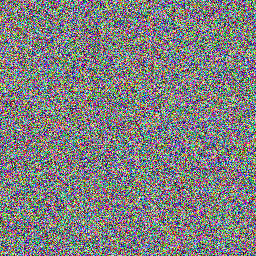
#> input picture data/defect_images/sample_00.png, 256 x 256 px; its folder holds only this picture in this run
$ jupyter execute 02_image_preprocessing.ipynb   (older library calls are emulated)
#> lines starting #> are read from the running program, lines starting #| are printed output that depends on the picture
# 🖼️ 이미지 전처리 (Image Preprocessing)

> **학습 목표**: 딥러닝 모델 학습을 위한 이미지 전처리 기법을 습득합니다.

---

## 📋 학습 내용

1. ✅ 이미지 로드 및 기본 정보 확인
2. ✅ 크기 조정 (Resize, Crop)
3. ✅ 정규화 (Normalization) - [0,1] 범위
4. ✅ 데이터 증강 (Augmentation) - 회전, 반전, 밝기
5. ✅ 노이즈 제거 (Gaussian, Median Filter)
6. ✅ Edge Detection (Canny, Sobel)

**소요 시간**: 약 35분
**난이도**: ⭐⭐ (중급)
**사전 지식**: Python 기초, 이미지 개념

---

## 🔧 Step 1: 라이브러리 Import

[cell 1]
# 이미지 처리
from PIL import Image, ImageEnhance, ImageFilter
import cv2

# 데이터 분석
import numpy as np
import pandas as pd

# 시각화
import matplotlib.pyplot as plt
import seaborn as sns

# 유틸리티
from pathlib import Path
import warnings
warnings.filterwarnings('ignore')

# 한글 폰트 설정
plt.rcParams['font.family'] = 'AppleGothic'
plt.rcParams['axes.unicode_minus'] = False
plt.rcParams['figure.figsize'] = (14, 6)

print("✅ 라이브러리 로드 완료!")
print(f"   PIL 버전: {Image.__version__}")
print(f"   OpenCV 버전: {cv2.__version__}")

## 📂 Step 2: 이미지 데이터 로드

[cell 2]
# 이미지 데이터 경로 — KAMP 실제 데이터 우선, 없으면 샘플 폴더 폴백
kamp_dir = Path('../../dataset/part1-2/시지트로닉스_이미지')
fallback_dir = Path('../data/defect_images')

if kamp_dir.exists() and any(kamp_dir.iterdir()):
    data_dir = kamp_dir
    print(f"✅ KAMP 실제 데이터 사용: {data_dir.resolve()}")
else:
    data_dir = fallback_dir
    print(f"ℹ️ KAMP 데이터 없음 → 샘플 폴더 사용: {data_dir}")

# 이미지 파일 목록 (하위 디렉토리 포함)
image_files = list(data_dir.rglob('*.jpg')) + list(data_dir.rglob('*.png'))

if len(image_files) == 0:
    print(f"⚠️ 이미지 파일이 없습니다: {data_dir}")
    print("   샘플 이미지를 생성합니다...")

    # 샘플 이미지 생성 (256x256 그레이스케일)
    data_dir.mkdir(exist_ok=True, parents=True)

    for i in range(5):
        # 랜덤 노이즈 이미지 생성
        img_array = np.random.randint(0, 256, (256, 256, 3), dtype=np.uint8)
        img = Image.fromarray(img_array)
        img.save(data_dir / f'sample_{i:02d}.png')

    image_files = list(data_dir.rglob('*.png'))
    print(f"✅ 샘플 이미지 {len(image_files)}개 생성")
else:
    print(f"✅ 이미지 파일 발견: {len(image_files)}개")

print(f"\n📊 이미지 목록 (처음 10개):")
for img_path in image_files[:10]:
    print(f"   - {img_path.name}")

[cell 3]
# 첫 번째 이미지 로드 및 정보 확인
sample_img_path = image_files[0]
img = Image.open(sample_img_path)
#> img is the input picture: PIL image 256x256 RGB; mean R, G, B 127.3, 127.4, 127.6

print(f"🖼️ 이미지 정보:")
print(f"   파일: {sample_img_path.name}")
print(f"   크기: {img.size} (width x height)")
#|    크기: (256, 256) (width x height)
print(f"   모드: {img.mode}")
#|    모드: RGB
print(f"   포맷: {img.format}")
#|    포맷: PNG

# NumPy 배열로 변환
img_array = np.array(img)
print(f"\n📊 NumPy 배열 정보:")
print(f"   형태: {img_array.shape}")
#|    형태: (256, 256, 3)
print(f"   데이터 타입: {img_array.dtype}")
#|    데이터 타입: uint8
print(f"   값 범위: [{img_array.min()}, {img_array.max()}]")
#|    값 범위: [0, 255]

# 원본 이미지 시각화
plt.figure(figsize=(10, 6))
plt.imshow(img)
plt.title(f'원본 이미지: {sample_img_path.name}', fontsize=14, fontweight='bold')
plt.axis('off')
plt.tight_layout()
plt.show()

## 📏 Step 3: 크기 조정 (Resize & Crop)

[cell 4]
# 1. Resize (크기 변경)
target_size = (224, 224)  # 대부분의 CNN 모델 입력 크기

img_resized = img.resize(target_size, Image.LANCZOS)

print(f"✅ Resize 완료: {img.size} → {img_resized.size}")
#| ✅ Resize 완료: (256, 256) → (224, 224)

# 2. Center Crop (중앙 자르기)
crop_size = (200, 200)

width, height = img_resized.size
#> width = 224; height = 224
left = (width - crop_size[0]) // 2
#> left = 12
top = (height - crop_size[1]) // 2
#> top = 12
right = left + crop_size[0]
#> right = 212
bottom = top + crop_size[1]
#> bottom = 212

img_cropped = img_resized.crop((left, top, right, bottom))

print(f"✅ Center Crop 완료: {img_resized.size} → {img_cropped.size}")
#| ✅ Center Crop 완료: (224, 224) → (200, 200)

# 시각화
fig, axes = plt.subplots(1, 3, figsize=(15, 5))

axes[0].imshow(img)
axes[0].set_title(f'원본\n{img.size}', fontsize=12, fontweight='bold')
axes[0].axis('off')

axes[1].imshow(img_resized)
axes[1].set_title(f'Resize\n{img_resized.size}', fontsize=12, fontweight='bold')
axes[1].axis('off')

axes[2].imshow(img_cropped)
axes[2].set_title(f'Center Crop\n{img_cropped.size}', fontsize=12, fontweight='bold')
axes[2].axis('off')

plt.tight_layout()
plt.show()
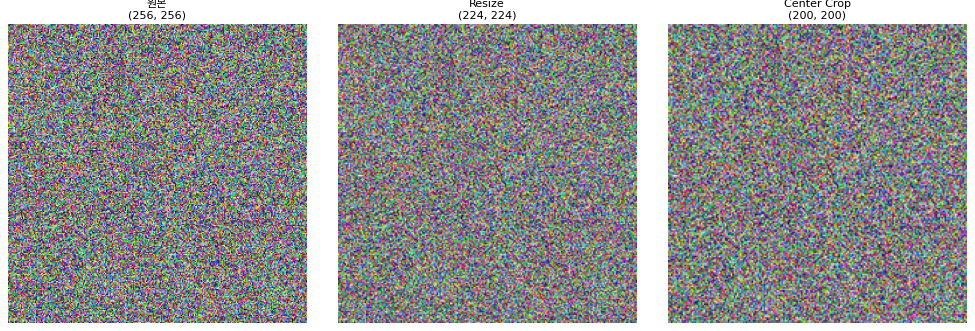
#> figure drawn by matplotlib, 3 panels

## 🔢 Step 4: 정규화 (Normalization)

[cell 5]
# NumPy 배열로 변환
img_array = np.array(img_resized)

# 1. Min-Max Normalization [0, 1]
img_normalized = img_array / 255.0

print(f"📊 정규화 전:")
print(f"   데이터 타입: {img_array.dtype}")
#|    데이터 타입: uint8
print(f"   값 범위: [{img_array.min()}, {img_array.max()}]")
#|    값 범위: [0, 255]
print(f"   평균: {img_array.mean():.2f}")
#|    평균: 127.41
print(f"   표준편차: {img_array.std():.2f}")
#|    표준편차: 57.21

print(f"\n📊 정규화 후 [0, 1]:")
print(f"   데이터 타입: {img_normalized.dtype}")
#|    데이터 타입: float64
print(f"   값 범위: [{img_normalized.min():.4f}, {img_normalized.max():.4f}]")
#|    값 범위: [0.0000, 1.0000]
print(f"   평균: {img_normalized.mean():.4f}")
#|    평균: 0.4997
print(f"   표준편차: {img_normalized.std():.4f}")
#|    표준편차: 0.2243

# 2. Z-Score Standardization (평균 0, 표준편차 1)
mean = img_array.mean(axis=(0, 1), keepdims=True)
#> mean = [[127.3, 127.4, 127.5]]
std = img_array.std(axis=(0, 1), keepdims=True)
#> std = [[57.22, 57.1, 57.31]]
img_standardized = (img_array - mean) / (std + 1e-7)

print(f"\n📊 표준화 후 (Z-Score):")
print(f"   값 범위: [{img_standardized.min():.4f}, {img_standardized.max():.4f}]")
#|    값 범위: [-2.2309, 2.2353]
print(f"   평균: {img_standardized.mean():.4f}")
#|    평균: -0.0000
print(f"   표준편차: {img_standardized.std():.4f}")
#|    표준편차: 1.0000

# 시각화 (클리핑 필요)
img_standardized_clipped = np.clip((img_standardized - img_standardized.min()) /
                                    (img_standardized.max() - img_standardized.min()), 0, 1)

fig, axes = plt.subplots(1, 3, figsize=(15, 5))

axes[0].imshow(img_array.astype(np.uint8))
axes[0].set_title('원본 [0, 255]', fontsize=12, fontweight='bold')
axes[0].axis('off')

axes[1].imshow(img_normalized)
axes[1].set_title('Min-Max [0, 1]', fontsize=12, fontweight='bold')
axes[1].axis('off')

axes[2].imshow(img_standardized_clipped)
axes[2].set_title('Z-Score (시각화용)', fontsize=12, fontweight='bold')
axes[2].axis('off')

plt.tight_layout()
plt.show()

## 🔄 Step 5: 데이터 증강 (Data Augmentation)

[cell 6]
# 1. 회전 (Rotation)
img_rotated_90 = img_resized.rotate(90, expand=True)
img_rotated_45 = img_resized.rotate(45, fillcolor=(255, 255, 255))

# 2. 좌우 반전 (Horizontal Flip)
img_flipped_lr = img_resized.transpose(Image.FLIP_LEFT_RIGHT)

# 3. 상하 반전 (Vertical Flip)
img_flipped_tb = img_resized.transpose(Image.FLIP_TOP_BOTTOM)

# 4. 밝기 조정 (Brightness)
enhancer_brightness = ImageEnhance.Brightness(img_resized)
img_brighter = enhancer_brightness.enhance(1.5)  # 1.5배 밝게
img_darker = enhancer_brightness.enhance(0.5)    # 0.5배 어둡게

# 5. 대비 조정 (Contrast)
enhancer_contrast = ImageEnhance.Contrast(img_resized)
img_high_contrast = enhancer_contrast.enhance(1.8)

# 6. 색상 조정 (Color/Saturation)
enhancer_color = ImageEnhance.Color(img_resized)
img_saturated = enhancer_color.enhance(1.5)
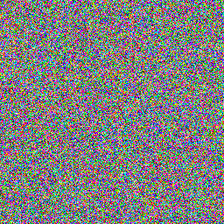
#> img_saturated: PIL image 224x224 RGB; mean R, G, B 127.1, 127.1, 127.4

print("✅ 데이터 증강 완료!")
print(f"   원본: 1개")
print(f"   증강: 8개 (회전 2개, 반전 2개, 밝기 2개, 대비 1개, 색상 1개)")
print(f"   총: 9개 (9배 증가)")

[cell 7]
# 데이터 증강 시각화
fig, axes = plt.subplots(3, 3, figsize=(15, 15))

augmented_images = [
    (img_resized, '원본'),
    (img_rotated_90, '회전 90°'),
    (img_rotated_45, '회전 45°'),
    (img_flipped_lr, '좌우 반전'),
    (img_flipped_tb, '상하 반전'),
    (img_brighter, '밝게 (1.5x)'),
    (img_darker, '어둡게 (0.5x)'),
    (img_high_contrast, '대비 증가'),
    (img_saturated, '채도 증가')
]

for idx, (aug_img, title) in enumerate(augmented_images):
    row = idx // 3
    col = idx % 3
    axes[row, col].imshow(aug_img)
    axes[row, col].set_title(title, fontsize=12, fontweight='bold')
    axes[row, col].axis('off')
#> this loop made 9 passes
#> (title, row, col) on passes 1 to 9: ('원본', 0, 0), ('회전 90°', 0, 1), ('회전 45°', 0, 2), ('좌우 반전', 1, 0), ('상하 반전', 1, 1), ('밝게 (1.5x)', 1, 2), ('어둡게 (0.5x)', 2, 0), ('대비 증가', 2, 1), ('채도 증가', 2, 2)

plt.tight_layout()
plt.show()

print("\n💡 데이터 증강 활용:")
print("   - 학습 데이터 부족 문제 해결")
print("   - 과적합(Overfitting) 방지")
print("   - 다양한 변형에 대한 강건성(Robustness) 향상")

## 🔊 Step 6: 노이즈 제거 (Denoising)

[cell 8]
# 노이즈 추가 (테스트용)
img_array = np.array(img_resized)

# Salt-and-Pepper 노이즈 추가
noise = np.random.random(img_array.shape[:2])
img_noisy = img_array.copy()
img_noisy[noise < 0.02] = 0      # Salt (검은 점)
img_noisy[noise > 0.98] = 255    # Pepper (흰 점)
img_noisy_pil = Image.fromarray(img_noisy.astype(np.uint8))

# 1. Gaussian Blur (가우시안 블러)
img_gaussian = img_noisy_pil.filter(ImageFilter.GaussianBlur(radius=2))

# 2. Median Filter (중간값 필터)
img_median = img_noisy_pil.filter(ImageFilter.MedianFilter(size=3))
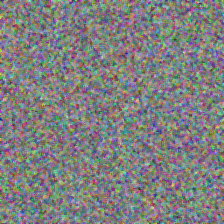
#> img_median: PIL image 224x224 RGB; mean R, G, B 127.3, 127.4, 127.5

# 3. OpenCV Bilateral Filter (경계 보존 노이즈 제거)
img_bilateral = cv2.bilateralFilter(img_noisy, d=9, sigmaColor=75, sigmaSpace=75)
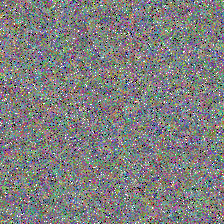
#> img_bilateral: shape (224, 224, 3); mean R, G, B 127.1, 127.3, 127.4
img_bilateral_pil = Image.fromarray(img_bilateral)

print("✅ 노이즈 제거 완료!")
print(f"   Gaussian Blur: 부드러운 블러링")
print(f"   Median Filter: Salt-and-Pepper 노이즈 제거")
print(f"   Bilateral Filter: 경계 보존하며 노이즈 제거")

[cell 9]
# 노이즈 제거 시각화
fig, axes = plt.subplots(2, 2, figsize=(12, 12))

axes[0, 0].imshow(img_noisy_pil)
axes[0, 0].set_title('노이즈 추가 (Salt-and-Pepper)', fontsize=12, fontweight='bold')
axes[0, 0].axis('off')

axes[0, 1].imshow(img_gaussian)
axes[0, 1].set_title('Gaussian Blur', fontsize=12, fontweight='bold')
axes[0, 1].axis('off')

axes[1, 0].imshow(img_median)
axes[1, 0].set_title('Median Filter', fontsize=12, fontweight='bold')
axes[1, 0].axis('off')

axes[1, 1].imshow(img_bilateral_pil)
axes[1, 1].set_title('Bilateral Filter', fontsize=12, fontweight='bold')
axes[1, 1].axis('off')

plt.tight_layout()
plt.show()

print("\n💡 노이즈 제거 비교:")
print("   - Gaussian: 가장 빠르지만 경계도 흐릿해짐")
print("   - Median: Salt-and-Pepper 노이즈에 효과적")
print("   - Bilateral: 경계 보존하며 노이즈 제거 (가장 느림)")

## 🔍 Step 7: Edge Detection (경계 검출)

[cell 10]
# 그레이스케일 변환 (Edge Detection은 보통 그레이스케일에서 수행)
img_gray = cv2.cvtColor(np.array(img_resized), cv2.COLOR_RGB2GRAY)
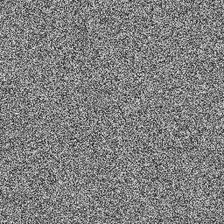
#> img_gray: shape (224, 224); min 5, max 251, mean 127.4

# 1. Sobel Edge Detection (X, Y 방향)
sobel_x = cv2.Sobel(img_gray, cv2.CV_64F, 1, 0, ksize=3)
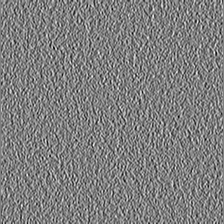
#> sobel_x: shape (224, 224) float64; min -558, max 559, mean 0; drawn with min black and max white
sobel_y = cv2.Sobel(img_gray, cv2.CV_64F, 0, 1, ksize=3)
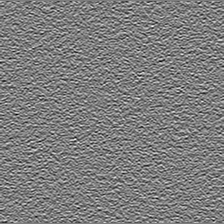
#> sobel_y: shape (224, 224) float64; min -599, max 614, mean -0.2; drawn with min black and max white
sobel_combined = np.sqrt(sobel_x**2 + sobel_y**2)
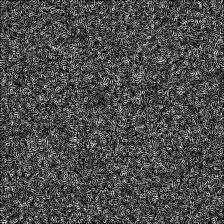
#> sobel_combined: shape (224, 224) float64; min 0, max 616.5, mean 181.7; drawn with min black and max white
sobel_combined = np.uint8(255 * sobel_combined / sobel_combined.max())

# 2. Canny Edge Detection
canny_edges = cv2.Canny(img_gray, threshold1=100, threshold2=200)
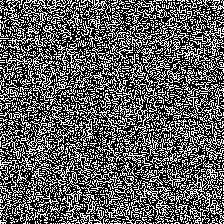
#> canny_edges: shape (224, 224); 37% white in thin lines or dots

# 3. Laplacian Edge Detection
laplacian = cv2.Laplacian(img_gray, cv2.CV_64F)
laplacian = np.uint8(np.abs(laplacian))
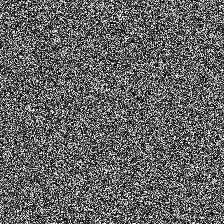
#> laplacian: shape (224, 224); min 0, max 255, mean 100

print("✅ Edge Detection 완료!")
print(f"   Sobel: X, Y 방향 경계 검출")
print(f"   Canny: 최적 경계 검출 (가장 널리 사용)")
print(f"   Laplacian: 2차 미분 기반 경계 검출")

[cell 11]
# Edge Detection 시각화
fig, axes = plt.subplots(2, 2, figsize=(12, 12))

axes[0, 0].imshow(img_gray, cmap='gray')
axes[0, 0].set_title('원본 (그레이스케일)', fontsize=12, fontweight='bold')
axes[0, 0].axis('off')

axes[0, 1].imshow(sobel_combined, cmap='gray')
axes[0, 1].set_title('Sobel Edge', fontsize=12, fontweight='bold')
axes[0, 1].axis('off')

axes[1, 0].imshow(canny_edges, cmap='gray')
axes[1, 0].set_title('Canny Edge', fontsize=12, fontweight='bold')
axes[1, 0].axis('off')

axes[1, 1].imshow(laplacian, cmap='gray')
axes[1, 1].set_title('Laplacian Edge', fontsize=12, fontweight='bold')
axes[1, 1].axis('off')

plt.tight_layout()
plt.show()

print("\n💡 Edge Detection 활용:")
print("   - 객체 경계 추출")
print("   - 불량 검출 (균열, 긁힘, 파손)")
print("   - 피처 추출 (Feature Extraction)")

## 💾 Step 8: 전처리 파이프라인 구축 및 저장

[cell 12]
# 전처리 파이프라인 함수
def preprocess_image(img_path, target_size=(224, 224), normalize=True):
    """
    이미지 전처리 파이프라인

    Args:
        img_path: 이미지 파일 경로
        target_size: 목표 크기 (width, height)
        normalize: 정규화 여부 [0, 1]

    Returns:
        preprocessed_img: 전처리된 이미지 (NumPy 배열)
    """
    # 1. 로드
    img = Image.open(img_path)

    # 2. Resize
    img = img.resize(target_size, Image.LANCZOS)

    # 3. NumPy 배열 변환
    img_array = np.array(img)

    # 4. 정규화 (선택적)
    if normalize:
        img_array = img_array / 255.0

    return img_array

# 전체 이미지 전처리
print("🔄 전체 이미지 전처리 중...")

preprocessed_images = []
for img_path in image_files:
    preprocessed_img = preprocess_image(img_path, target_size=(224, 224), normalize=True)
    preprocessed_images.append(preprocessed_img)

# NumPy 배열로 변환 (batch)
preprocessed_batch = np.array(preprocessed_images)

print(f"✅ 전처리 완료!")
print(f"   배치 크기: {preprocessed_batch.shape}")
#|    배치 크기: (1, 224, 224, 3)
print(f"   데이터 타입: {preprocessed_batch.dtype}")
#|    데이터 타입: float64
print(f"   값 범위: [{preprocessed_batch.min():.4f}, {preprocessed_batch.max():.4f}]")
#|    값 범위: [0.0000, 1.0000]

[cell 13]
# 출력 디렉토리 생성
output_dir = Path('../outputs')
output_dir.mkdir(exist_ok=True)

# 전처리 결과 저장
output_file = output_dir / '02_preprocessed_images.npy'
np.save(output_file, preprocessed_batch)
print(f"✅ 전처리 이미지 저장: {output_file}")

# 전처리 통계 저장
stats = pd.DataFrame({
    '항목': ['이미지 개수', '크기 (H×W×C)', '데이터 타입', '최소값', '최대값', '평균', '표준편차'],
    '값': [
        len(preprocessed_images),
        f"{preprocessed_batch.shape[1]}×{preprocessed_batch.shape[2]}×{preprocessed_batch.shape[3]}",
        str(preprocessed_batch.dtype),
        f"{preprocessed_batch.min():.4f}",
        f"{preprocessed_batch.max():.4f}",
        f"{preprocessed_batch.mean():.4f}",
        f"{preprocessed_batch.std():.4f}"
    ]
})
#> stats = table of 7 rows and 2 columns

stats_file = output_dir / '02_preprocessing_stats.csv'
stats.to_csv(stats_file, index=False, encoding='utf-8-sig')
print(f"✅ 전처리 통계 저장: {stats_file}")

print("\n🎉 이미지 전처리 완료!")

$ run again, on data/defect_images/sample_01.png
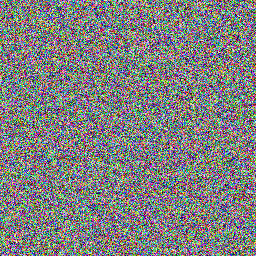
#> input picture data/defect_images/sample_01.png, 256 x 256 px
#> img is the input picture: PIL image 256x256 RGB; mean R, G, B 127.2, 127.6, 127.6
#|    크기: (256, 256) (width x height)
#|    모드: RGB
#|    포맷: PNG
#|    형태: (256, 256, 3)
#|    데이터 타입: uint8
#|    값 범위: [0, 255]
#| ✅ Resize 완료: (256, 256) → (224, 224)
#| ✅ Center Crop 완료: (224, 224) → (200, 200)
#|    데이터 타입: uint8
#|    값 범위: [0, 255]
#|    평균: 127.46
#|    표준편차: 57.20
#|    데이터 타입: float64
#|    값 범위: [0.0000, 1.0000]
#|    평균: 0.4998
#|    표준편차: 0.2243
#> mean = [[127.3, 127.6, 127.6]]
#> std = [[57.32, 56.94, 57.34]]
#|    값 범위: [-2.2407, 2.2378]
#|    평균: -0.0000
#|    표준편차: 1.0000
#> the loop `for idx, (aug_img, title) in enumerate(augmented_images):` made 9 passes
#> (title, row, col) on passes 1 to 8: ('원본', 0, 0), ('회전 90°', 0, 1), ('회전 45°', 0, 2), ('좌우 반전', 1, 0), ('상하 반전', 1, 1), ('밝게 (1.5x)', 1, 2), ('어둡게 (0.5x)', 2, 0), ('대비 증가', 2, 1)
#> `canny_edges = cv2.Canny(img_gray, threshold1=100, threshold2=200)`:
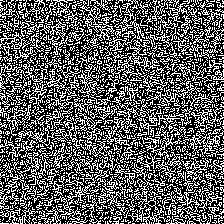
#> canny_edges: shape (224, 224); 37.2% white in thin lines or dots
#> `laplacian = np.uint8(np.abs(laplacian))`:
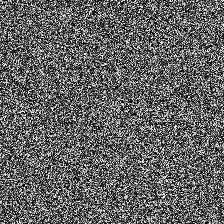
#> laplacian: shape (224, 224); min 0, max 255, mean 100.1
#|    배치 크기: (1, 224, 224, 3)
#|    데이터 타입: float64
#|    값 범위: [0.0000, 1.0000]
#> stats = table of 7 rows and 2 columns

$ run again, on data/defect_images/sample_02.png
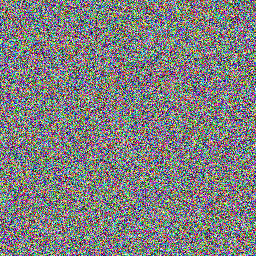
#> input picture data/defect_images/sample_02.png, 256 x 256 px
#> img is the input picture: PIL image 256x256 RGB; mean R, G, B 127.4, 127.2, 127.6
#|    크기: (256, 256) (width x height)
#|    모드: RGB
#|    포맷: PNG
#|    형태: (256, 256, 3)
#|    데이터 타입: uint8
#|    값 범위: [0, 255]
#| ✅ Resize 완료: (256, 256) → (224, 224)
#| ✅ Center Crop 완료: (224, 224) → (200, 200)
#|    데이터 타입: uint8
#|    값 범위: [0, 255]
#|    평균: 127.38
#|    표준편차: 57.17
#|    데이터 타입: float64
#|    값 범위: [0.0000, 1.0000]
#|    평균: 0.4995
#|    표준편차: 0.2242
#> mean = [[127.4, 127.2, 127.5]]
#> std = [[57.22, 56.99, 57.3]]
#|    값 범위: [-2.2318, 2.2426]
#|    평균: 0.0000
#|    표준편차: 1.0000
#> the loop `for idx, (aug_img, title) in enumerate(augmented_images):` made 9 passes
#> (title, row, col) on passes 1 to 8: ('원본', 0, 0), ('회전 90°', 0, 1), ('회전 45°', 0, 2), ('좌우 반전', 1, 0), ('상하 반전', 1, 1), ('밝게 (1.5x)', 1, 2), ('어둡게 (0.5x)', 2, 0), ('대비 증가', 2, 1)
#> canny_edges: shape (224, 224); 37.6% white in thin lines or dots
#> `laplacian = np.uint8(np.abs(laplacian))`:
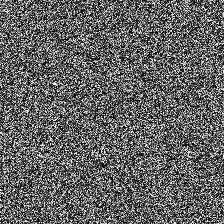
#> laplacian: shape (224, 224); min 0, max 255, mean 100.5
#|    배치 크기: (1, 224, 224, 3)
#|    데이터 타입: float64
#|    값 범위: [0.0000, 1.0000]
#> stats = table of 7 rows and 2 columns
